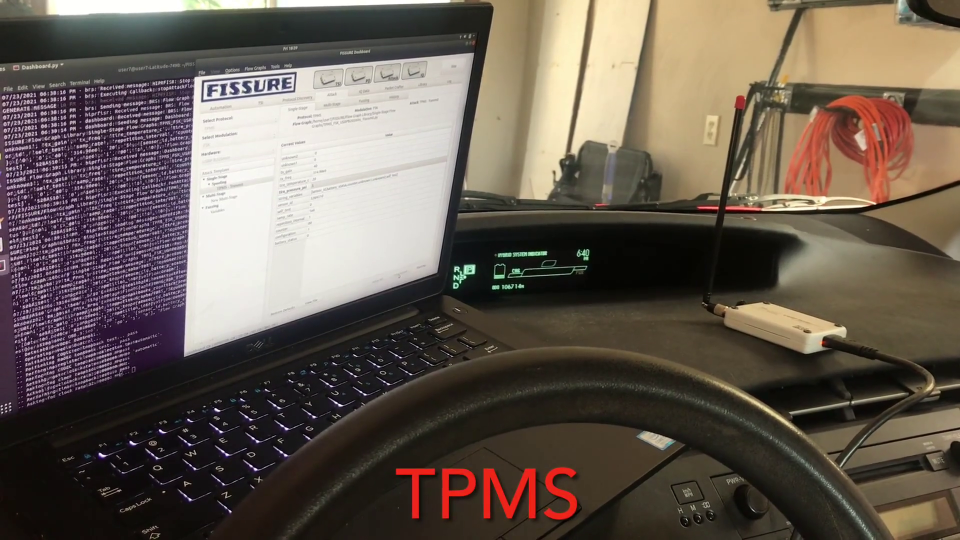
#> input picture frame 44 of Custom_Blocks/maint-3.10/gr-tpms_poore-maint-3.10/examples/tpms.mp4, 1920 x 1080 px, given in place of the camera (shown at 1/2 size)
$ python motion_detector.py 100
#> lines starting #> are read from the running program, lines starting #| are printed output that depends on the picture
import sys
import time

import cv2
import numpy as np


def main():
    # Accept Command Line Arguments
    try:
        motion_frame_threshold = int(sys.argv[1])
    except:
        print("Error accepting motion detector arguments. Exiting trigger.")
        return -1

    # Initialize motion detection variables
    motion_detected = False
    frame_count = 0
    #motion_frame_threshold = 30  # Number of consecutive frames with motion to trigger exit
    prev_frame = None

    while not motion_detected:
        # Capture frame
        frame = capture_frame()

        # Convert frame to grayscale
        frame_gray = cv2.cvtColor(frame, cv2.COLOR_BGR2GRAY)

        # Calculate difference between current frame and previous frame
        if prev_frame is not None:
            diff = cv2.absdiff(frame_gray, prev_frame)

            # Apply threshold to difference image
            _, diff_thresh = cv2.threshold(diff, 50, 255, cv2.THRESH_BINARY)

            # Perform morphological operations (dilation and erosion)
            kernel = np.ones((5, 5), np.uint8)
            diff_thresh = cv2.dilate(diff_thresh, kernel, iterations=2)
            diff_thresh = cv2.erode(diff_thresh, kernel, iterations=2)

            # Find contours of motion regions
            contours, _ = cv2.findContours(diff_thresh, cv2.RETR_EXTERNAL, cv2.CHAIN_APPROX_SIMPLE)

            # Filter out small contours and calculate motion area
            motion_area = 0
            for contour in contours:
                if cv2.contourArea(contour) > 500:  # Adjust minimum motion area threshold
                    motion_area += cv2.contourArea(contour)

            # If motion area exceeds a threshold, consider it as motion
            if motion_area > 5000:  # Adjust minimum motion area threshold
                print("Motion detected! Exiting program.")
                motion_detected = True

        # Update previous frame
        prev_frame = frame_gray

        # Increment frame count
        frame_count += 1

        # Break loop if the number of frames exceeds the threshold
        if frame_count > motion_frame_threshold:
            return 0

        # Delay to limit frame rate (optional)
        time.sleep(0.1)

def capture_frame():
    # Capture frame from webcam
    cap = cv2.VideoCapture(0)  # Use 0 for the default webcam (usually built-in)
    ret, frame = cap.read()
#> frame is the input picture: shape (1080, 1920, 3); mean B, G, R 82.6, 92.1, 103.2
    cap.release()
    return frame

if __name__ == "__main__":
    main()
#> in main, `frame_gray = cv2.cvtColor(frame, cv2.COLOR_BGR2GRAY)`:
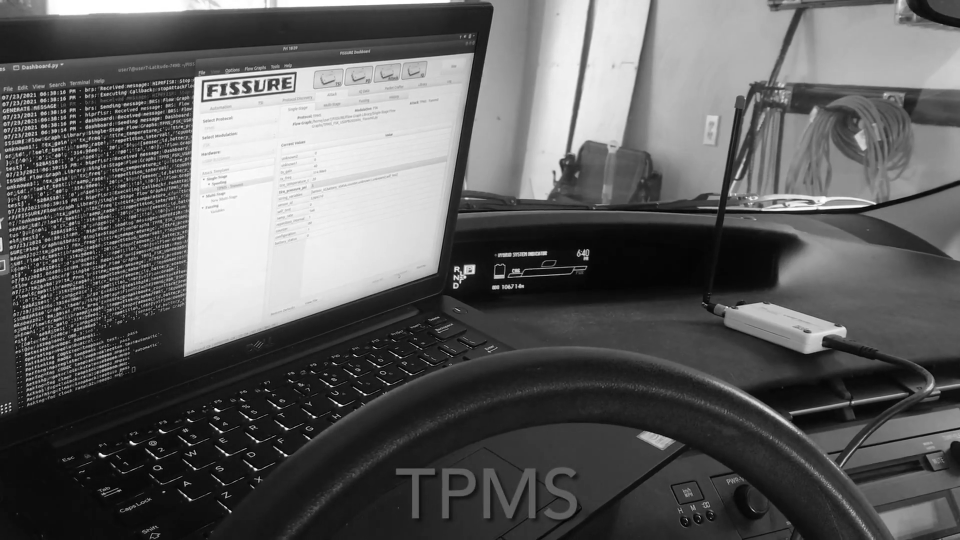
#> frame_gray: shape (1080, 1920) (shown at 1/2 size); min 0, max 255, mean 94.3
#> (the run stopped early here; a loop or call above may not have finished)
